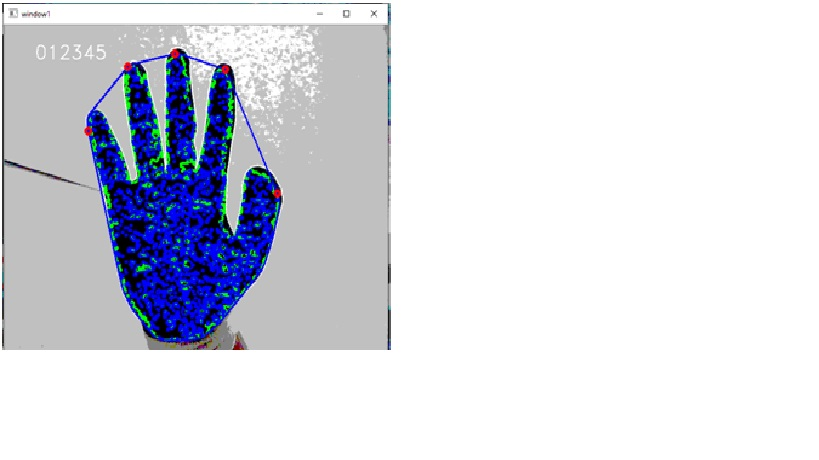
//> input picture RTObjectTracking/Images/fiveFingers.jpg, 819 x 460 px, given in place of the camera
$ ./TrackingAnObject   (built with g++ and OpenCV 4)
//> lines starting //> are read from the running program, lines starting //| are printed output that depends on the picture; after the words box and inside, x2 and y2 are one past the last pixel; in counts of white or black regions, pixels touching at a corner belong together
/*C++ code to track the object and to count the number of fingers
Steps to follow
1.Convert the Image to HSV
2.Draw contours
3.Draw convex hull
4.Find convexity defects
5. Count the fingers
*/
//Adding opencv libraries
#include<iostream>
#include<opencv2\opencv.hpp>
#include<opencv2\highgui\highgui.hpp>
#include<opencv2/core/core.hpp>
#include<opencv\cv.h>
using namespace cv;
using namespace std;
//Function declarations
void addBars(); //For taskBars
void doMorph(Mat&);// for adding erode and dillute
void onTrackBar(int, void*);
void showimgcontours(Mat &hsv_temp, Mat &original); // displaying contours
void finddefects(vector<Vec4i>, vector<Point>, Mat &);// displaying defects
int hmin = 65, hmax = 149, vmin = 8, vmax = 67, smin = 0, smax = 85, E = 3, D = 4; // initzing HSV values
int Echange = 1, Dchange = 1;
Mat erodeElement;
Mat dilateElement;
int main()
{
	Mat input;
	Mat hsv;
	Mat gray;
	onTrackBar(0, 0);
	bool morph = false;
	vector<Vec4i> hierarchy;
	//find contours of filtered image using openCV findContours function
	vector< vector<Point> > contours;
	vector<Vec3f> v3fCircles;
	// [4 lines of commented-out code are left out]
	VideoCapture camera(0); //Use 0 for default camera
	camera.set(CV_CAP_PROP_BUFFERSIZE, 0);
	// image can be flipped using flip function
	while (camera.isOpened())
	{
		bool getimage = camera.read(input); //geiing the image to the matrix
//> input is the input picture: 460 rows x 819 cols, CV_8UC3; mean B, G, R 228.3, 219.4, 217.2
		if (!getimage || input.empty())
		{
			cout << "Image is inaccissable";
			break;
		}
		flip(input, input, 180);
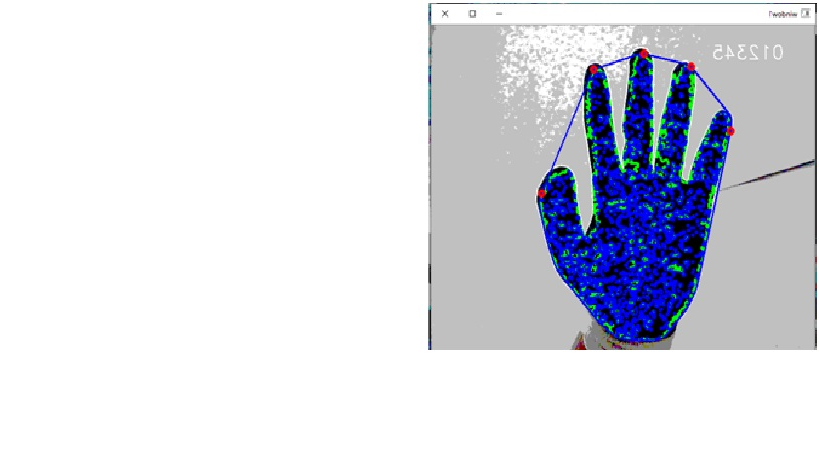
//> input: 460 rows x 819 cols, CV_8UC3; mean B, G, R 228.3, 219.4, 217.2
		addBars();
		//convert from BGR to HSV
		cvtColor(input, hsv, CV_BGR2HSV);
//> hsv: 460 rows x 819 cols, CV_8UC3; mean H, S, V 15.7, 22.9, 229.7
		//cvtColor(gray, hsv, CV_BGR2HSV);
		//converting image to HSV through inrange function
		inRange(input, Scalar(hmin, smin, vmin), Scalar(hmax, smax, vmax), hsv);
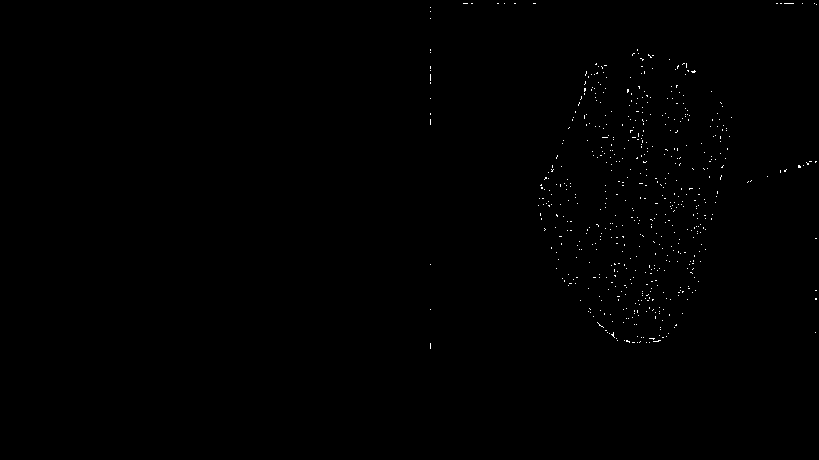
//> hsv: 460 rows x 819 cols, CV_8UC1; 0.26% white in thin lines or dots, all inside (x1, y1, x2, y2) = (430, 3, 817, 349)
		doMorph(hsv);
		imshow("HSV", hsv); //Displaying HSV image

		Mat hsv_temp;
		inRange(input, Scalar(hmin, smin, vmin), Scalar(hmax, smax, vmax), hsv_temp);
		//namedWindow("Window", CV_WINDOW_AUTOSIZE);
		showimgcontours(hsv_temp, input);
		imshow("window1", input);
		//imshow("HSV2", hsv);
		waitKey(1);
	}
	return 0;
}
//Creating Task bars to adjust the values
void addBars()
{
	namedWindow("Track Bars", CV_WINDOW_FREERATIO);
	createTrackbar("H_Min", "Track Bars", &hmin, 255, onTrackBar);
	createTrackbar("H_Max", "Track Bars", &hmax, 255, onTrackBar);
	createTrackbar("S_MIN", "Track Bars", &smin, 255, onTrackBar);
	createTrackbar("S Max", "Track Bars", &smax, 255, onTrackBar);
	createTrackbar("V MIN", "Track Bars", &vmin, 255, onTrackBar);
	createTrackbar("V Max", "Track Bars", &vmax, 255, onTrackBar);
	createTrackbar("Erode", "Track Bars", &E, 31, onTrackBar);
	createTrackbar("Dillate", "Track Bars", &D, 31, onTrackBar);
}
//For erode and dillate
void doMorph(Mat &hsv)
{
	erode(hsv, hsv, getStructuringElement(MORPH_RECT, Size(E, E)));
//> hsv: 460 rows x 819 cols, CV_8UC1; 0.26% of pixels changed, all inside (x1, y1, x2, y2) = (430, 3, 817, 349)
	dilate(hsv, hsv, getStructuringElement(MORPH_RECT, Size(D, D)));
	return;
}
void onTrackBar(int, void*)
{
	if (E == 0)
		E = 1;
	if (D == 0)
		D = 1;
}
//Function to display contours
void showimgcontours(Mat &hsv_temp, Mat &input)
{
	Mat temp(hsv_temp);
	vector<vector<Point>> contours;
	vector<Vec4i> hierarchy;
	int largest_area = 0;
	int largest_contour_index = 0;
	findContours(temp, contours, hierarchy, CV_RETR_TREE, CV_CHAIN_APPROX_SIMPLE);
//> contours = 582 contours, all with area under 20
	vector<vector<Vec4i> >defectsPoints(contours.size());
//> defectsPoints = 582 items
	vector<vector<int> >hull_int(contours.size());
//> hull_int = 582 items
	vector<vector<Point>>hull(contours.size());
//> hull = 582 empty contours
	//Finding largest contour
	for (int i = 0; i < contours.size(); i++)
	{
		convexHull(contours[i], hull[i], false);
		convexHull(Mat(contours[i]), hull_int[i], false);
		if (hull_int[i].size()>3)
//> (the run ends here: the program stops with an error, at `convexityDefects(contours[i], hull_int[i], defectsPoints[i]);`)
